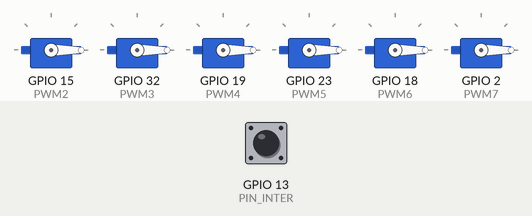
Simulated run of this sketch. Board: ESP32. On the bench: 6 × servo. Inputs (shaded band) come from the test bench; at power-on: GPIO 13 (PIN_INTER) LOW. What the sketch prints to the serial monitor is not drawn.

Above: at 1.2 s.
1.3 s: GPIO 13 (PIN_INTER) pulsed HIGH 5 times (0.12 s each, 0.3 s apart)
At 1.57 s:
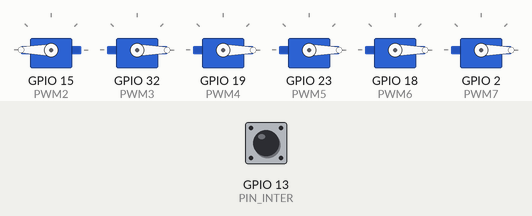
At 3.9 s:
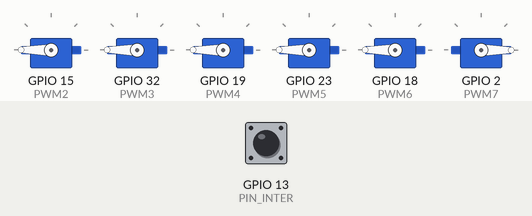
4.3 s: GPIO 13 (PIN_INTER) pulsed HIGH 2 times (0.12 s each, 0.3 s apart)
At 5.3 s:
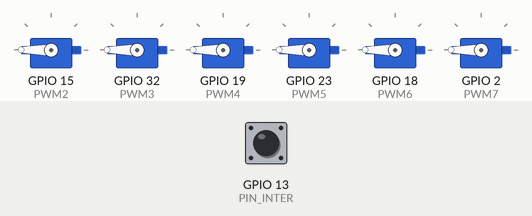
Timing chart, 0 to 7.3 s (numbered marks = the images above; inputs shaded):
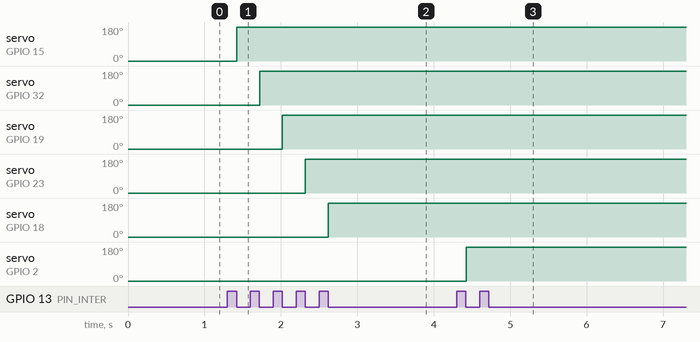

Measured:
- after the input at 1.3 s, servo on GPIO 15 (PWM2): 0° → 180° after 0.12 s; servo on GPIO 32 (PWM3): 0° → 180° after 0.42 s; servo on GPIO 19 (PWM4): 0° → 180° after 0.72 s; servo on GPIO 23 (PWM5): 0° → 180° after 1.0 s; servo on GPIO 18 (PWM6): 0° → 180° after 1.3 s
- after the input at 4.3 s, servo on GPIO 2 (PWM7): 0° → 180° after 0.12 s

The sketch:

read_PPM.ino
```cpp
#include <Arduino.h>
#include <Servo.h>


#define channel_number 6  //set the number of channels
#define PIN_INTER 13


volatile uint64_t StartValue = 0;
volatile uint64_t TempVal=0;
volatile uint64_t PeriodCount=0;
volatile uint64_t temps = 0;
volatile byte last_CH_state;

volatile int ppm[channel_number];
volatile byte cur_chan_numb = 0;

/**************************************************/
volatile uint64_t interruptCounter = 0;

hw_timer_t * timer = NULL;
portMUX_TYPE timerMux = portMUX_INITIALIZER_UNLOCKED;


void IRAM_ATTR onTimer() {
  portENTER_CRITICAL_ISR(&timerMux);
  interruptCounter += 5 ;
  portEXIT_CRITICAL_ISR(&timerMux);

}

/**************************************************/


void IRAM_ATTR isrPpm() {

  TempVal = interruptCounter;

    if(digitalRead(PIN_INTER)){
            if(last_CH_state == 0){
              last_CH_state = 1;
              StartValue = TempVal;

            }
    }else if(last_CH_state == 1){
            last_CH_state = 0;
            ppm[cur_chan_numb] = TempVal - StartValue + 400;


            cur_chan_numb++;


            if(cur_chan_numb ==6){
               cur_chan_numb = 0;
               interruptCounter = 0;
               StartValue = 0;

              }
    }


}

/**************************************************/


//Define widths
int pwm_width_2 = 0;
int pwm_width_3 = 0;
int pwm_width_4 = 0;
int pwm_width_5 = 0;
int pwm_width_6 = 0;
int pwm_width_7 = 0;

Servo PWM2;
Servo PWM3;
Servo PWM4;
Servo PWM5;
Servo PWM6;
Servo PWM7;


/**************************************************/

void setup()
{

  Serial.begin(115200);

  //Set the pins for each PWM signal
  PWM2.attach(15);
  PWM3.attach(32);
  PWM4.attach(19);
  PWM5.attach(23);
  PWM6.attach(18);
  PWM7.attach(2);

/**************************************************/

  pinMode(PIN_INTER, INPUT_PULLDOWN);
  attachInterrupt(PIN_INTER, isrPpm, CHANGE);

  timer = timerBegin(0, 80, true);
  timerAttachInterrupt(timer, &onTimer, true);
  timerAlarmWrite(timer, 5, true);
  timerAlarmEnable(timer);

/**************************************************/

}


void loop()
{


    pwm_width_2 = ppm[0];     //PWM value on digital pin 15
    pwm_width_3 = ppm[1];     //PWM value on digital pin 2
    pwm_width_4 = ppm[2];     //PWM value on digital pin 0
    pwm_width_5 = ppm[3];     //PWM value on digital pin 4
    pwm_width_6 = ppm[4];     //PWM value on digital pin 16
    pwm_width_7 = ppm[5];     //PWM value on digital pin 17


//Now we write the PWM signal using the servo function
PWM2.writeMicroseconds(pwm_width_2);
PWM3.writeMicroseconds(pwm_width_3);
PWM4.writeMicroseconds(pwm_width_4);
PWM5.writeMicroseconds(pwm_width_5);
PWM6.writeMicroseconds(pwm_width_6);
PWM7.writeMicroseconds(pwm_width_7);

Serial.println(pwm_width_2); Serial.print("  ");
Serial.print(pwm_width_3); Serial.print("  ");
Serial.print(pwm_width_4); Serial.print("  ");
Serial.print(pwm_width_5); Serial.print("  ");
Serial.print(pwm_width_6); Serial.print("  ");
Serial.print(pwm_width_7); Serial.print("  ");


}//Loop end
/**************************************************/
```
